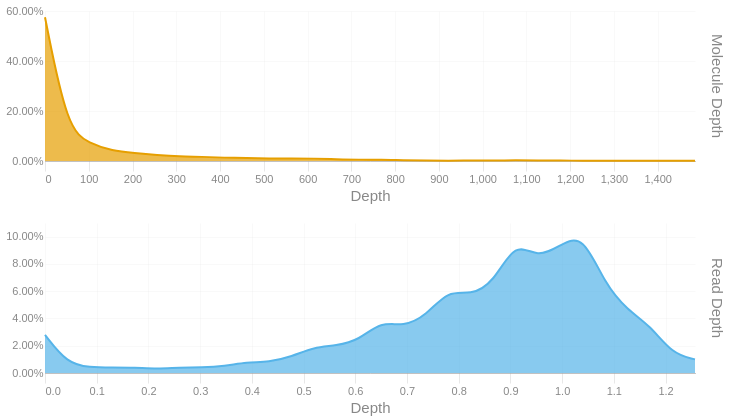

Notebook code for this chart:
### Code cell
readdep = depth_hist(tb['Read Depth'], q99, 3)
readdep = readdep.with_columns(pl.lit('Read Depth').alias('Metric'))
if not SKIPLR:
    moldep = depth_hist(tb['Molecule Depth'], mol_q99, 1)
    moldep = moldep.with_columns(pl.lit('Molecule Depth').alias('Metric'))
    _hist = pl.concat([readdep, moldep])
    _hist = _hist.filter(pl.col('Proportion') != 0)
    with SafeRender(_hist):
        (
            alt.Chart(_hist)        
            .mark_area(interpolate = "basis")
            .encode(
                x=alt.X('Bin:Q').scale(domainMin=0).axis(alt.Axis(title='Depth')),
                y = alt.Y('Proportion:Q', title = None).axis(format = '.2%'),
                color = alt.Color('Metric:N').legend(None),
                row = alt.Row("Metric:N").header(title = None, labelOrient = 'right'),
                tooltip = [
                    alt.Tooltip("Metric:N", title = "Metric"),
                    alt.Tooltip('Interval:N', title = "Depth Interval"),
                    alt.Tooltip('Proportion:Q', title = "% Alignments").format('.2%')
                ]
            )
            .resolve_scale(x='independent', y='independent')
            .properties(
                height = 150, width = 650,
                usermeta={'embedOptions': {'downloadFileName': f'{samplename}.depth.hist'}}
            )
        ).display()
else:
    readdep = readdep.filter(pl.col('Proportion') != 0)
    with SafeRender(readdep):
        (
            alt.Chart(readdep)        
            .mark_area(interpolate = "basis")
            .encode(
                x=alt.X('Bin:Q').scale(domainMin=0).axis(alt.Axis(title='Depth')),
                y = alt.Y('Proportion:Q', title = None).axis(format = '.2%'),
                tooltip = [
                    alt.Tooltip('Interval:N', title = "Depth Interval"),
                    alt.Tooltip('Proportion:Q', title = "% Alignments").format('.2%')
                ]
            )
            .properties(
                usermeta={'embedOptions': {'downloadFileName': f'{samplename}.depth.hist'}}
            )
        ).display()

### Figure 1 — Vega-Lite specification as saved in the notebook (floating-point values rounded to 4 significant figures)
{"width": 650, "height": 150, "config": {"title": {"anchor": "start", "dy": -15, "fontSize": 18, "color": "#888888", "subtitleColor": "#888888", "subtitleFontSize": 14}, "arc": {"fill": "#0072B2"}, "axis": {"domainColor": "#888888", "domainWidth": 0.5, "gridWidth": 0.2, "grid": false, "titleFontWeight": 400, "titleFontSize": 15, "labelFontSize": 11, "labelColor": "#888888", "tickColor": "#888888", "tickWidth": 0.2, "titleColor": "#888888"}, "axisBand": {"grid": false}, "axisX": {"grid": true, "tickSize": 10, "domainCap": "round"}, "axisY": {"domain": false, "grid": true, "tickSize": 0, "domainCap": "round"}, "background": "transparent", "header": {"labelFontSize": 15, "labelColor": "#888888", "titleFontSize": 15, "titleFontWeight": 600, "titleColor": "#888888"}, "legend": {"labelFont": "sans-serif", "labelFontSize": 12, "labelColor": "#888888", "symbolSize": 100, "symbolType": "circle", "titleFontSize": 12, "titlePadding": 10, "titleColor": "#888888", "title": null}, "range": {"category": ["#E69F00", "#56B4E9", "#009E73", "#F0E442", "#0072B2", "#D55E00", "#CC79A7", "#000000"], "diverging": ["#cfe8f3", "#a2d4ec", "#73bfe2", "#46abdb", "#1696d2", "#12719e"]}, "area": {"fill": "#0072B2", "fillOpacity": 0.7, "line": true, "strokeOpacity": 0.7}, "line": {"color": "#0072B2", "stroke": "#0072B2", "strokeWidth": 2}, "trail": {"color": "#0072B2", "stroke": "#0072B2", "strokeWidth": 0, "size": 1}, "point": {"filled": true, "fillOpacity": 1.0, "size": 95}, "text": {"color": "#888888", "fontSize": 11, "align": "right", "fontWeight": 400, "size": 11}, "bar": {"fill": "#0072B2", "stroke": null}, "view": {"stroke": null, "continuousWidth": 660, "continuousHeight": 400}}, "data": {"name": "data-9a4e2fb5863b28354d57961a1223a2f8"}, "mark": {"type": "area", "interpolate": "basis"}, "encoding": {"color": {"field": "Metric", "legend": null, "type": "nominal"}, "row": {"field": "Metric", "header": {"title": null, "labelOrient": "right"}, "type": "nominal"}, "tooltip": [{"field": "Metric", "title": "Metric", "type": "nominal"}, {"field": "Interval", "title": "Depth Interval", "type": "nominal"}, {"field": "Proportion", "format": ".2%", "title": "% Alignments", "type": "quantitative"}], "x": {"axis": {"title": "Depth"}, "field": "Bin", "scale": {"domainMin": 0}, "type": "quantitative"}, "y": {"axis": {"format": ".2%"}, "field": "Proportion", "title": null, "type": "quantitative"}}, "resolve": {"scale": {"x": "independent", "y": "independent"}}, "usermeta": {"embedOptions": {"downloadFileName": "S6_Altamaha_3955.depth.hist"}}, "$schema": "https://vega.github.io/schema/vega-lite/v6.1.0.json", "datasets": {"data-9a4e2fb5863b28354d57961a1223a2f8": [{"Bin": 0.0, "Interval": "0.0-0.043", "Proportion": 0.028, "Metric": "Read Depth"}, {"Bin": 0.043, "Interval": "0.043-0.087", "Proportion": 0.007, "Metric": "Read Depth"}, {"Bin": 0.087, "Interval": "0.087-0.13", "Proportion": 0.004, "Metric": "Read Depth"}, {"Bin": 0.13, "Interval": "0.13-0.173", "Proportion": 0.004, "Metric": "Read Depth"}, {"Bin": 0.173, "Interval": "0.173-0.217", "Proportion": 0.004, "Metric": "Read Depth"}, {"Bin": 0.217, "Interval": "0.217-0.26", "Proportion": 0.003, "Metric": "Read Depth"}, {"Bin": 0.26, "Interval": "0.26-0.303", "Proportion": 0.004, "Metric": "Read Depth"}, {"Bin": 0.303, "Interval": "0.303-0.347", "Proportion": 0.004, "Metric": "Read Depth"}, {"Bin": 0.347, "Interval": "0.347-0.39", "Proportion": 0.005, "Metric": "Read Depth"}, {"Bin": 0.39, "Interval": "0.39-0.433", "Proportion": 0.008, "Metric": "Read Depth"}, {"Bin": 0.433, "Interval": "0.433-0.477", "Proportion": 0.008, "Metric": "Read Depth"}, {"Bin": 0.477, "Interval": "0.477-0.52", "Proportion": 0.012, "Metric": "Read Depth"}, {"Bin": 0.52, "Interval": "0.52-0.563", "Proportion": 0.019, "Metric": "Read Depth"}, {"Bin": 0.563, "Interval": "0.563-0.607", "Proportion": 0.02, "Metric": "Read Depth"}, {"Bin": 0.607, "Interval": "0.607-0.65", "Proportion": 0.024, "Metric": "Read Depth"}, {"Bin": 0.65, "Interval": "0.65-0.693", "Proportion": 0.038, "Metric": "Read Depth"}, {"Bin": 0.693, "Interval": "0.693-0.737", "Proportion": 0.034, "Metric": "Read Depth"}, {"Bin": 0.737, "Interval": "0.737-0.78", "Proportion": 0.042, "Metric": "Read Depth"}, {"Bin": 0.78, "Interval": "0.78-0.823", "Proportion": 0.061, "Metric": "Read Depth"}, {"Bin": 0.823, "Interval": "0.823-0.867", "Proportion": 0.057, "Metric": "Read Depth"}, {"Bin": 0.867, "Interval": "0.867-0.91", "Proportion": 0.066, "Metric": "Read Depth"}, {"Bin": 0.91, "Interval": "0.91-0.953", "Proportion": 0.097, "Metric": "Read Depth"}, {"Bin": 0.953, "Interval": "0.953-0.997", "Proportion": 0.084, "Metric": "Read Depth"}, {"Bin": 0.997, "Interval": "0.997-1.04", "Proportion": 0.094, "Metric": "Read Depth"}, {"Bin": 1.04, "Interval": "1.04-1.083", "Proportion": 0.102, "Metric": "Read Depth"}, {"Bin": 1.083, "Interval": "1.083-1.127", "Proportion": 0.065, "Metric": "Read Depth"}, {"Bin": 1.127, "Interval": "1.127-1.17", "Proportion": 0.046, "Metric": "Read Depth"}, {"Bin": 1.17, "Interval": "1.17-1.213", "Proportion": 0.035, "Metric": "Read Depth"}, {"Bin": 1.213, "Interval": "1.213-1.257", "Proportion": 0.014, "Metric": "Read Depth"}, {"Bin": 1.257, "Interval": "1.257-1.3", "Proportion": 0.01, "Metric": "Read Depth"}, {"Bin": 0.0, "Interval": "0.0-51.2", "Proportion": 0.575, "Metric": "Molecule Depth"}, {"Bin": 51.2, "Interval": "51.2-102.4", "Proportion": 0.125, "Metric": "Molecule Depth"}, {"Bin": 102.4, "Interval": "102.4-153.7", "Proportion": 0.071, "Metric": "Molecule Depth"}, {"Bin": 153.7, "Interval": "153.7-204.9", "Proportion": 0.04, "Metric": "Molecule Depth"}, {"Bin": 204.9, "Interval": "204.9-256.1", "Proportion": 0.032, "Metric": "Molecule Depth"}, {"Bin": 256.1, "Interval": "256.1-307.3", "Proportion": 0.024, "Metric": "Molecule Depth"}, {"Bin": 307.3, "Interval": "307.3-358.5", "Proportion": 0.018, "Metric": "Molecule Depth"}, {"Bin": 358.5, "Interval": "358.5-409.7", "Proportion": 0.017, "Metric": "Molecule Depth"}, {"Bin": 409.7, "Interval": "409.7-461.0", "Proportion": 0.013, "Metric": "Molecule Depth"}, {"Bin": 461.0, "Interval": "461.0-512.2", "Proportion": 0.012, "Metric": "Molecule Depth"}, {"Bin": 512.2, "Interval": "512.2-563.4", "Proportion": 0.01, "Metric": "Molecule Depth"}, {"Bin": 563.4, "Interval": "563.4-614.6", "Proportion": 0.01, "Metric": "Molecule Depth"}, {"Bin": 614.6, "Interval": "614.6-665.8", "Proportion": 0.01, "Metric": "Molecule Depth"}, {"Bin": 665.8, "Interval": "665.8-717.0", "Proportion": 0.007, "Metric": "Molecule Depth"}, {"Bin": 717.0, "Interval": "717.0-768.3", "Proportion": 0.005, "Metric": "Molecule Depth"}, {"Bin": 768.3, "Interval": "768.3-819.5", "Proportion": 0.006, "Metric": "Molecule Depth"}, {"Bin": 819.5, "Interval": "819.5-870.7", "Proportion": 0.003, "Metric": "Molecule Depth"}, {"Bin": 870.7, "Interval": "870.7-921.9", "Proportion": 0.002, "Metric": "Molecule Depth"}, {"Bin": 921.9, "Interval": "921.9-973.1", "Proportion": 0.001, "Metric": "Molecule Depth"}, {"Bin": 973.1, "Interval": "973.1-1024.3", "Proportion": 0.002, "Metric": "Molecule Depth"}, {"Bin": 1024.0, "Interval": "1024.3-1075.6", "Proportion": 0.002, "Metric": "Molecule Depth"}, {"Bin": 1076.0, "Interval": "1075.6-1126.8", "Proportion": 0.003, "Metric": "Molecule Depth"}, {"Bin": 1127.0, "Interval": "1126.8-1178.0", "Proportion": 0.002, "Metric": "Molecule Depth"}, {"Bin": 1178.0, "Interval": "1178.0-1229.2", "Proportion": 0.002, "Metric": "Molecule Depth"}, {"Bin": 1229.0, "Interval": "1229.2-1280.4", "Proportion": 0.001, "Metric": "Molecule Depth"}, {"Bin": 1280.0, "Interval": "1280.4-1331.7", "Proportion": 0.001, "Metric": "Molecule Depth"}, {"Bin": 1332.0, "Interval": "1331.7-1382.9", "Proportion": 0.001, "Metric": "Molecule Depth"}, {"Bin": 1383.0, "Interval": "1382.9-1434.1", "Proportion": 0.001, "Metric": "Molecule Depth"}, {"Bin": 1434.0, "Interval": "1434.1-1485.3", "Proportion": 0.001, "Metric": "Molecule Depth"}, {"Bin": 1485.0, "Interval": "1485.3-1536.52", "Proportion": 0.001, "Metric": "Molecule Depth"}]}}
